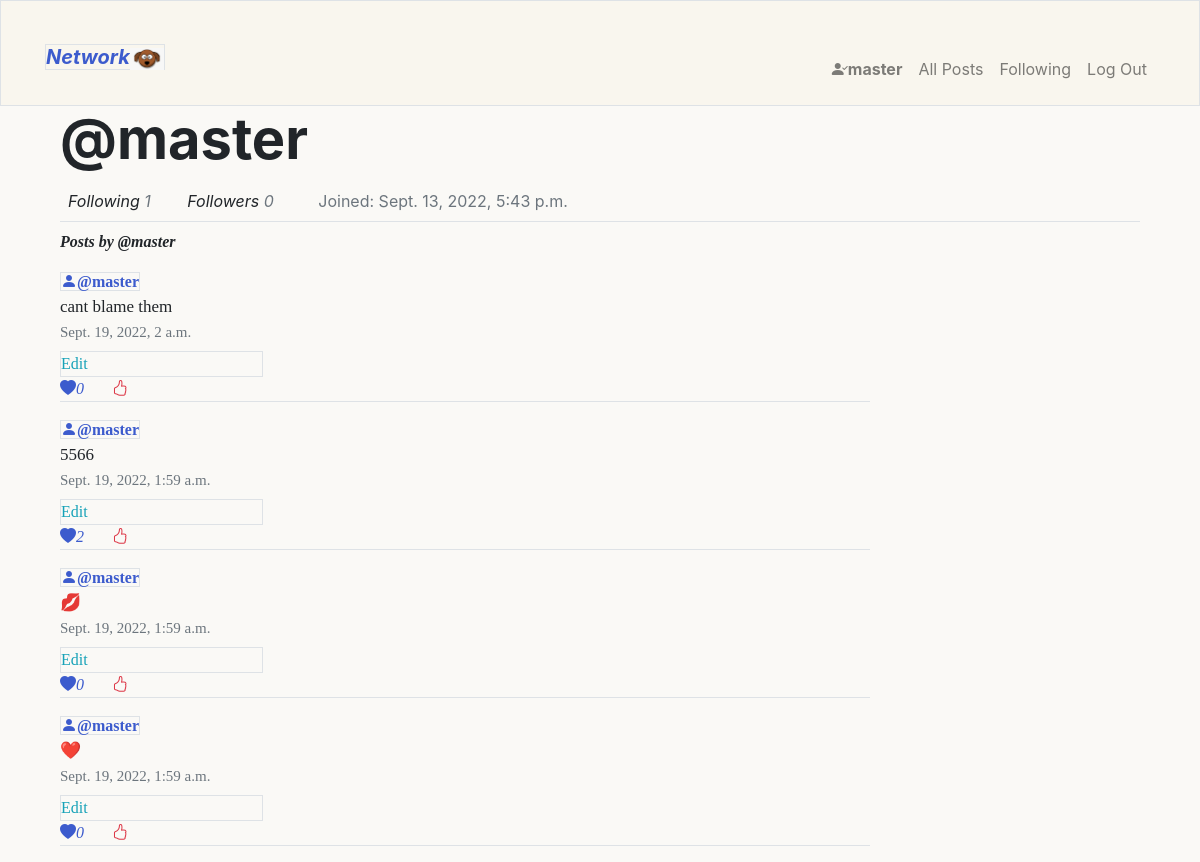
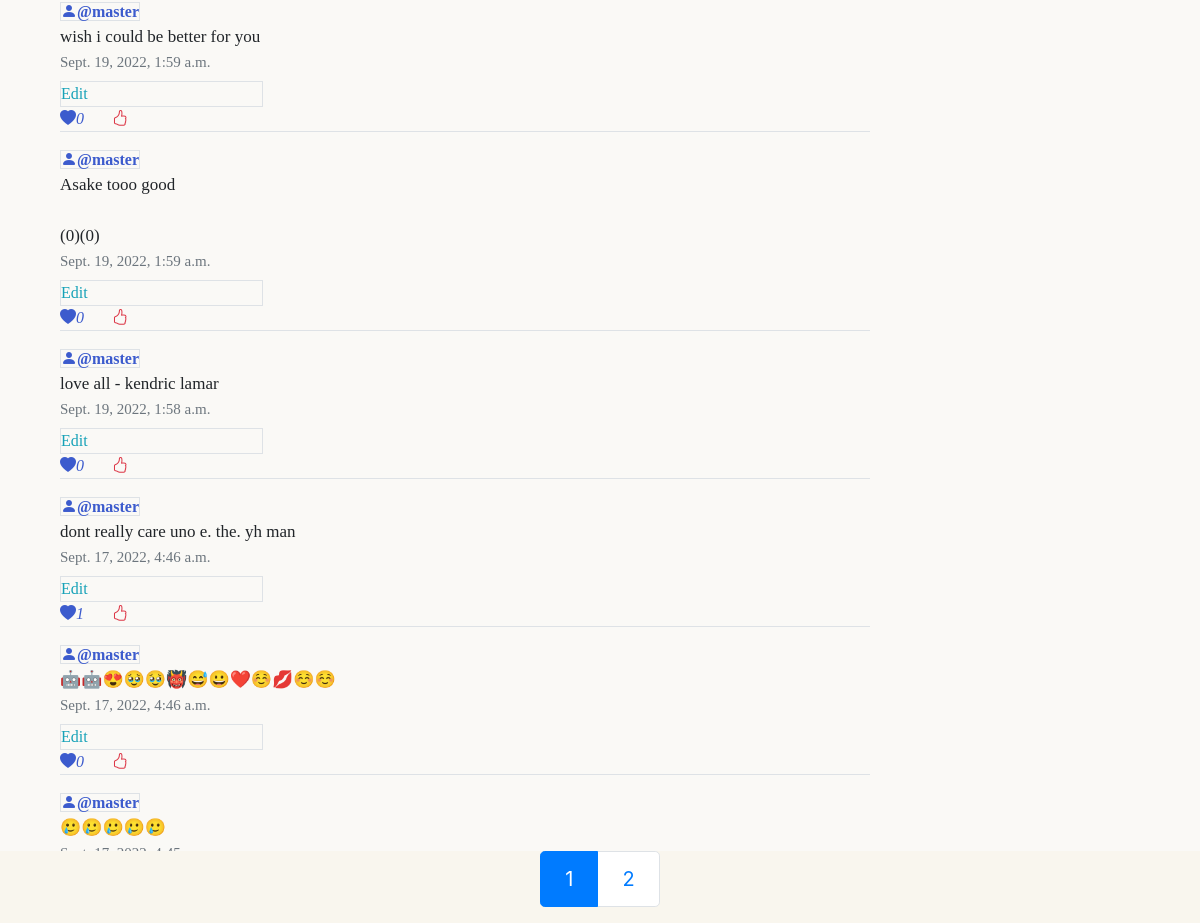
The page /profile/user1/page1 (signed in) on the database as committed earlier (2 pictures, top to bottom).
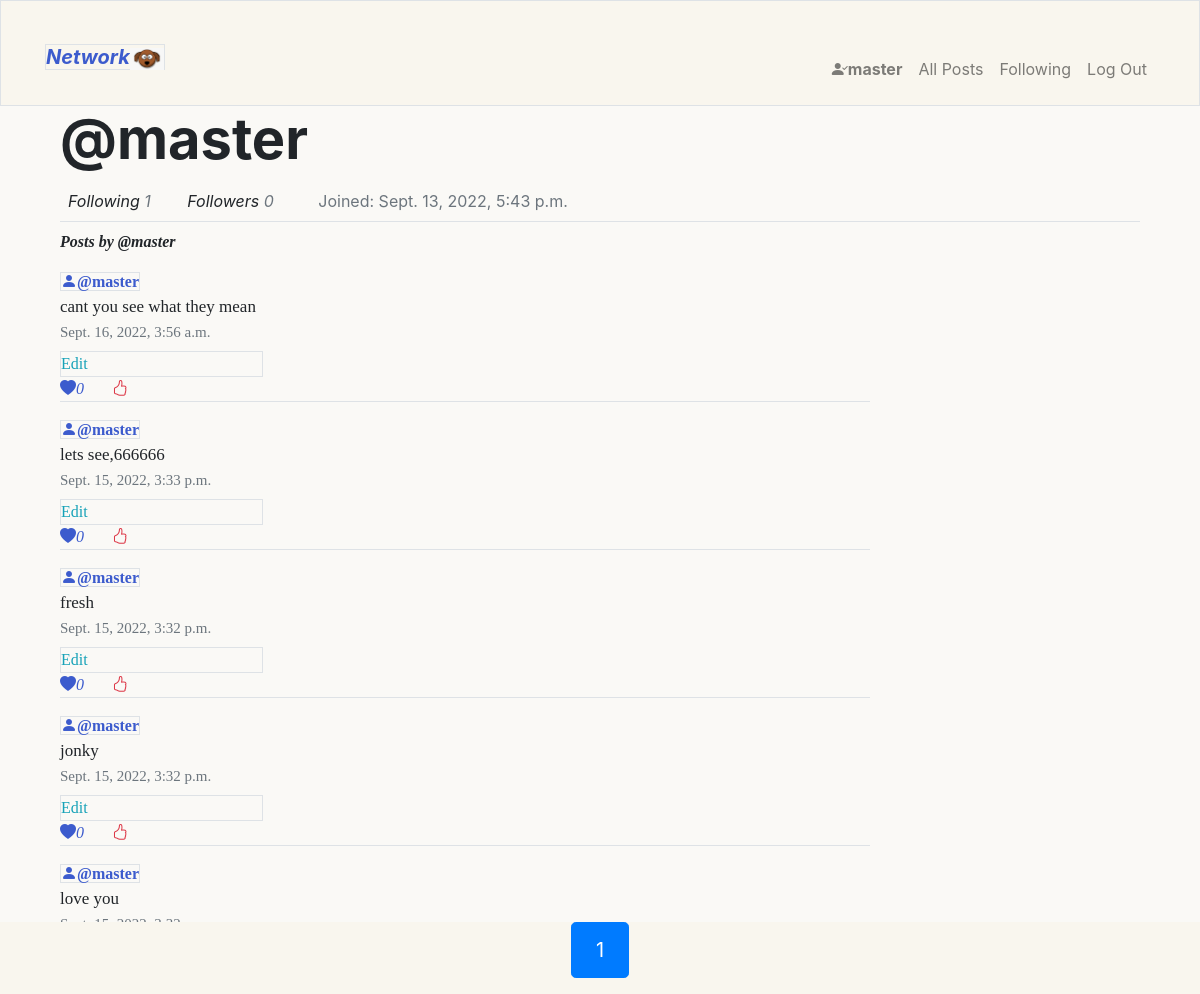
The same page on the database as committed later.
### network/models.py (models this page shows, shortened)
class Post(models.Model):
    content = models.CharField(max_length=200)
    likes = models.IntegerField(default=0)
    created = models.DateTimeField(auto_now_add=True)
    user = models.ForeignKey(User,on_delete=models.CASCADE,related_name="post_created")

class User(AbstractUser):
    followers_number = models.IntegerField(default=0)
    following_number = models.IntegerField(default=0)
    joined = models.DateField(auto_now=True)

### network/views.py (the view, shortened to what this page needs)
# urls.py: path("profile/user<int:id>/page<int:page_num>",views.profile,name="profile"),
@login_required
def profile(request,id,page_num):
    if not  request.user.is_authenticated:
        return render(request,"network/login.html",{
            "error":"Session expired ,Login again"
        })
    try:
        user_p = User.objects.get(pk=id)
        user_post = Post.objects.filter(user=user_p).order_by("-created")
        user_likes  = Likes.objects.filter(user=request.user)
        user_liked_post = [x.liked_posts for x in user_likes]
        pages = Paginator(user_post,10)
        current_pages = pages.get_page(page_num)
        return render(request,"network/profile.html",{
        "user_post":current_pages,
        "user_profile" : user_p,
        "liked_posts":user_liked_post
    })
    except User.DoesNotExist:
        return HttpResponse("error, user not found")

### network/templates/network/profile.html (shortened to what this page needs)
{% extends 'network/layout.html' %}
{% block body %}
<div class="container ">
    <div class="border-bottom pb-2">
        <p class=""><span class= "display-4 font-weight-bolder">@{{user_profile.username}}</span> </p>
        <span class="mx-2 font-italic">Following <span class="text-muted">{{user_profile.user_following.count}}</span></span>
        <span class="mx-4 font-italic">Followers <span class="text-muted followers">{{user_profile.user_followers.count}}</span></span>
         <span class="mx-3 text-muted">Joined: {{user_profile.date_joined}}</span>
    </div>
    <div class = "mt-2 posts">
        <p class=""><strong class= "display-5 font-italic fw-bolder">Posts by @{{user_profile.username}}</strong> </p>
        {% for post in user_post %}
        <div class=" mt-3  border-bottom w-75">
            <a class="border " href=" {% url 'profile' post.user.id 1 %}"><i class="bi bi-person-fill  blue-color-tone"></i><strong class=" blue-color-tone">@{{ post.user.username }}</strong></a>
            <div id="post-{{post.id}}-div">
                <p class="post-content-{{post.id}} text-break post-content ">{{post.content|linebreaksbr}}</p>
                <p class="date text-muted ">{{post.created}}</p>
                {% if post.user == request.user %}
                    <a href="" class="edit-post border d-block text-info w-25" data-id="{{post.id}}">Edit</a>
                {% endif %}
            </div>
            {% if post  in liked_posts%}
                <a ><i class="bi bi-heart-fill blue-color-tone" id="like-{{post.id}}">{{post.likes}}</i>    <a href="" class="mx-4 text-danger like-btn" data-id ="{{post.id}}"  data-action="false"><i class="bi bi-hand-thumbs-up-fill"></i></a>
            {% else %}
                <a ><i class="bi bi-heart-fill blue-color-tone" id="like-{{post.id}}">{{post.likes}}</i>    <a href="" class="mx-4 text-danger like-btn" data-id ="{{post.id}}"  data-action="true"><i class="bi bi-hand-thumbs-up"></i></a>
            {% endif %}
        </div>
        {% endfor %}
    </div>
</div>
{% endblock body %}
{% block footer %}
<div class="">
    <nav aria-label="..." class= "fixed-bottom  d-flex justify-content-center ">
        <ul class="pagination pagination-lg">
          <li class="page-item active" aria-current="page">
            <span class="page-link">
              {{user_post.number}}
            </span>
          </li>
          {% if user_post.has_next %}
          <li class="page-item"><a class="page-link" href="{% url 'profile' user.id user_post.next_page_number %}">{{user_post.next_page_number}}</a></li>
          {% endif %}
        </ul>
      </nav>
</div>
{% endblock footer %}

Rows that differ between the two databases and show on the page:
removed Post: user.username "master", content "cant blame them", created "Sept. 19, 2022, 2 a.m.", likes "0"
removed Post: user.username "master", content "5566", created "Sept. 19, 2022, 1:59 a.m.", likes "2"
removed Post: user.username "master", content "💋", created "Sept. 19, 2022, 1:59 a.m.", likes "0"
removed Post: user.username "master", content "❤️", created "Sept. 19, 2022, 1:59 a.m.", likes "0"
removed Post: user.username "master", content "wish i could be better for you", created "Sept. 19, 2022, 1:59 a.m.", likes "0"
removed Post: user.username "master", content "Asake tooo good (0)(0)", created "Sept. 19, 2022, 1:59 a.m.", likes "0"
removed Post: user.username "master", content "love all - kendric lamar", created "Sept. 19, 2022, 1:58 a.m.", likes "0"
removed Post: user.username "master", content "dont really care uno e. the. yh man", created "Sept. 17, 2022, 4:46 a.m.", likes "1"
removed Post: user.username "master", content "🤖🤖😍🥹🥹👹😅😀❤️☺️💋☺️☺️", created "Sept. 17, 2022, 4:46 a.m.", likes "0"
removed Post: user.username "master", content "🥲🥲🥲🥲🥲"
now on this page (row unchanged): Post: user.username "master", content "cant you see what they mean", created "Sept. 16, 2022, 3:56 a.m.", likes "0"
now on this page (row unchanged): Post: user.username "master", content "lets see,666666", created "Sept. 15, 2022, 3:33 p.m.", likes "0"
now on this page (row unchanged): Post: user.username "master", content "fresh", created "Sept. 15, 2022, 3:32 p.m.", likes "0"
now on this page (row unchanged): Post: user.username "master", content "jonky", created "Sept. 15, 2022, 3:32 p.m.", likes "0"
now on this page (row unchanged): Post: user.username "master", content "love you"
Other text that changed with them:
{{ user_post.next_page_number }}: "2" → (not shown)
